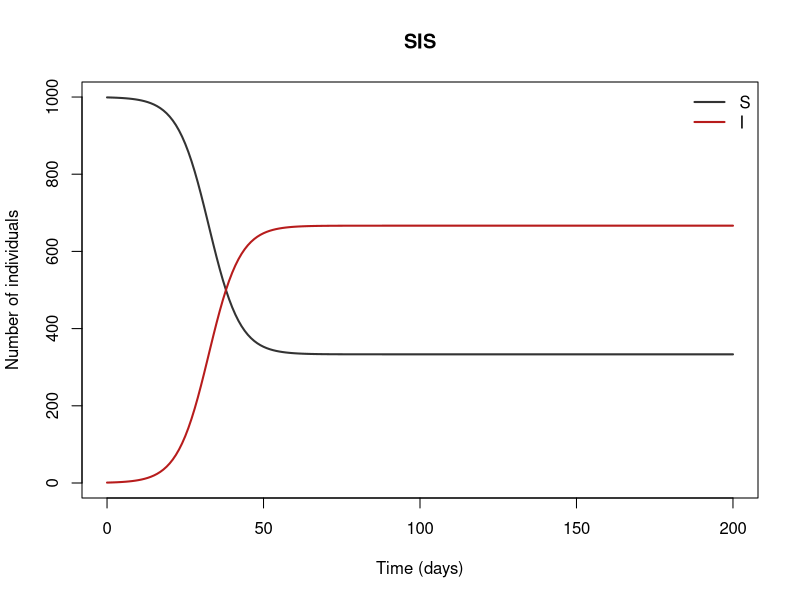

Reproduce this figure in R.
## SIS
## Infection without lasting immunity (e.g. many bacterial STIs): recovered people become susceptible again.
## Reference: Keeling & Rohani (2008), Modeling Infectious Diseases in Humans and Animals, §2.4
##
## Generated from a compartmental model diagram (model format v1).
## Regenerating from the same diagram always gives this exact file.
##
## Compartments: S, I
## Flows (time unit: days):
##   S -> I  : lam * S
##   I -> S  : gamma * I

library(deSolve)

# ---- Time ------------------------------------------------------------
times <- seq(0, 200, by = 1)  # days

# ---- Parameters ------------------------------------------------------
parameters <- c(
  beta = 0.3,     # transmission rate per day
  gamma = 1 / 10  # recovery rate = 1/(infectious period)
)

# ---- Initial conditions ----------------------------------------------
state <- c(
  S = 999,  # Susceptible
  I = 1     # Infectious
)

# ---- Model equations -------------------------------------------------
sis_model <- function(t, state, parameters) {
  with(as.list(c(state, parameters)), {
    # Total population
    N <- S + I

    # Derived quantities
    lam <- beta * I / N  # force of infection

    # Rates of change
    dS <- -lam * S + gamma * I
    dI <- lam * S - gamma * I

    list(c(dS, dI))
  })
}

# ---- Solve -----------------------------------------------------------
out <- ode(y = state, times = times, func = sis_model, parms = parameters)
out <- as.data.frame(out)

# ---- Plot ------------------------------------------------------------
compartment_cols <- c(S = "#333333", I = "#B71C1C")
matplot(out$time, out[, names(compartment_cols)], type = "l", lty = 1, lwd = 2,
        col = compartment_cols, xlab = "Time (days)", ylab = "Number of individuals",
        main = "SIS")
legend("topright", legend = names(compartment_cols), col = compartment_cols,
       lty = 1, lwd = 2, bty = "n")
